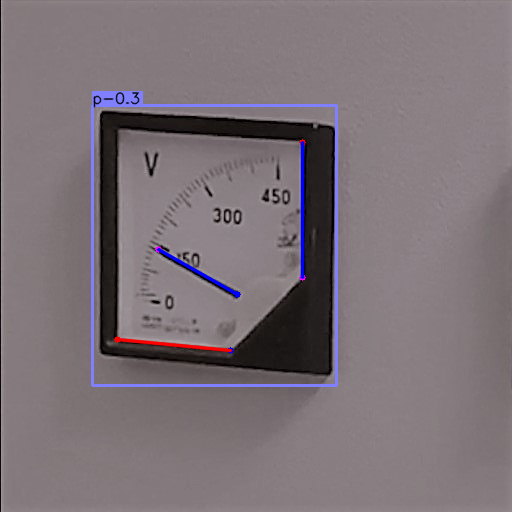
#> input picture CenterNetReadGPU/CenterNet/multi_pose.png, 512 x 512 px
$ python draw.py
#> lines starting #> are read from the running program, lines starting #| are printed output that depends on the picture
import os
import matplotlib.pyplot as plt
from PIL import Image

x = [159, 250]
y = [159, 0]

img = Image.open("multi_pose.png")
#> img is the input picture: PIL image 512x512 RGB; mean R, G, B 123.8, 113.3, 119.1
plt.imshow(img)
plt.plot(x, y)
plt.axis('on')
plt.title('meter')
plt.show()
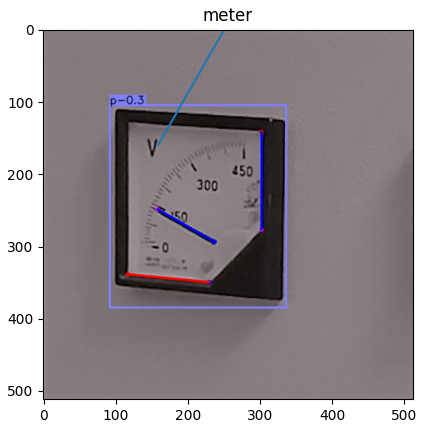
#> figure drawn by matplotlib, 1 panel
